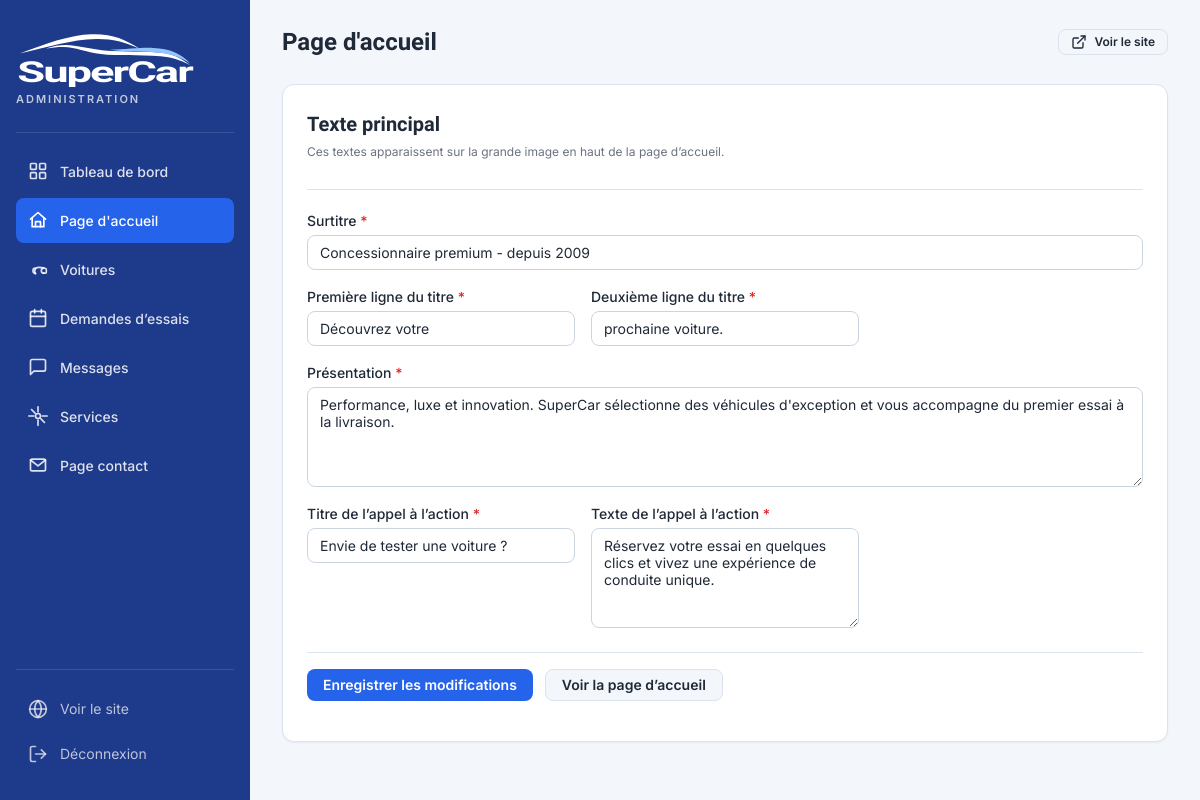
The app's page /admin/accueil.php (signed in) with its own data.
### tables this page shows
CREATE TABLE contenu_accueil (
    id_contenu TINYINT PRIMARY KEY,
    hero_surtitre VARCHAR(150) NOT NULL,
    hero_titre_ligne1 VARCHAR(150) NOT NULL,
    hero_titre_ligne2 VARCHAR(150) NOT NULL,
    hero_description TEXT NOT NULL,
    cta_titre VARCHAR(150) NOT NULL,
    cta_description TEXT NOT NULL,
    date_modification DATETIME DEFAULT CURRENT_TIMESTAMP ON UPDATE CURRENT_TIMESTAMP
);

### includes/functions.php (called while the page is built, shortened)
<?php
function e($valeur) {
    return htmlspecialchars((string) $valeur, ENT_QUOTES, 'UTF-8');
}

### admin/accueil.php (the view, shortened to what this page needs)
<?php
include 'includes/auth.php';
$contenu = $pdo->query("SELECT * FROM contenu_accueil WHERE id_contenu = 1")->fetch();
include 'includes/header.php';
?>
<div class="card">
    <div class="card__header">
        <div>
            <h2 class="card__title">Texte principal</h2>
            <p class="form-help">Ces textes apparaissent sur la grande image en haut de la page d’accueil.</p>
        </div>
    </div>
    <form method="POST" class="form-grid">
        <div class="form-group form-group--full">
            <label class="form-label form-label--required" for="hero_surtitre">Surtitre</label>
            <input type="text" id="hero_surtitre" name="hero_surtitre" class="form-input" maxlength="150" value="<?php echo e($contenu['hero_surtitre']); ?>" required>
        </div>
        <div class="form-group">
            <label class="form-label form-label--required" for="hero_titre_ligne1">Première ligne du titre</label>
            <input type="text" id="hero_titre_ligne1" name="hero_titre_ligne1" class="form-input" maxlength="150" value="<?php echo e($contenu['hero_titre_ligne1']); ?>" required>
        </div>
        <div class="form-group">
            <label class="form-label form-label--required" for="hero_titre_ligne2">Deuxième ligne du titre</label>
            <input type="text" id="hero_titre_ligne2" name="hero_titre_ligne2" class="form-input" maxlength="150" value="<?php echo e($contenu['hero_titre_ligne2']); ?>" required>
        </div>
        <div class="form-group form-group--full">
            <label class="form-label form-label--required" for="hero_description">Présentation</label>
            <textarea id="hero_description" name="hero_description" class="form-textarea" required><?php echo e($contenu['hero_description']); ?></textarea>
        </div>
        <div class="form-group">
            <label class="form-label form-label--required" for="cta_titre">Titre de l’appel à l’action</label>
            <input type="text" id="cta_titre" name="cta_titre" class="form-input" maxlength="150" value="<?php echo e($contenu['cta_titre']); ?>" required>
        </div>
        <div class="form-group">
            <label class="form-label form-label--required" for="cta_description">Texte de l’appel à l’action</label>
            <textarea id="cta_description" name="cta_description" class="form-textarea" required><?php echo e($contenu['cta_description']); ?></textarea>
        </div>
        <div class="form-actions form-group--full">
            <button type="submit" class="btn btn--primary">Enregistrer les modifications</button>
            <a href="../index.php" class="btn btn--secondary" target="_blank" rel="noopener">Voir la page d’accueil</a>
        </div>
    </form>
</div>
    </main>
</div>
</body>
</html>

### admin/assets/admin.css (style rules this page uses)
:root { --color-primary: #1e3a8a; --color-primary-light: #2563eb; --color-primary-hover: #1d4ed8; --color-primary-soft: #eff6ff; --color-primary-text: #1e3a8a; --color-success: #166534; --color-success-bg: #dcfce7; --color-success-border: #bbf7d0; --color-warning: #92400e; --color-warning-bg: #fef3c7; --color-warning-border: #fde68a; --color-danger: #dc2626; --color-danger-bg: #fee2e2; --color-danger-border: #fecaca; --color-bg: #f3f6fb; --color-surface: #ffffff; --color-border: #dbe3ee; --color-border-strong: #cbd5e1; --color-text: #1f2937; --color-text-muted: #6b7280; --color-text-light: #9ca3af; --shadow-sm: 0 1px 2px rgba(15, 23, 42, 0.05); --shadow-md: 0 4px 12px rgba(15, 23, 42, 0.06); --shadow-lg: 0 8px 24px rgba(15, 23, 42, 0.08); --radius-sm: 4px; --radius-md: 8px; --radius-lg: 12px; --radius-full: 999px; --space-1: 4px; --space-2: 8px; --space-3: 12px; --space-4: 16px; --space-5: 20px; --space-6: 24px; --space-8: 32px; --font-sans: 'Inter', -apple-system, BlinkMacSystemFont, 'Segoe UI', Roboto, sans-serif; --font-display: 'Sora', var(--font-sans); --text-xs: 0.75rem; --text-sm: 0.875rem; --text-base: 1rem; --text-lg: 1.125rem; --text-xl: 1.25rem; --text-2xl: 1.5rem; --transition-fast: 120ms ease; --transition-base: 200ms ease; --sidebar-width: 250px; --sidebar-collapsed-width: 72px; --topbar-height: 64px; }
*, *::before, *::after { box-sizing: border-box; }
html { font-size: 16px; -webkit-font-smoothing: antialiased; -moz-osx-font-smoothing: grayscale; }
body { margin: 0; font-family: var(--font-sans); background: var(--color-bg); color: var(--color-text); line-height: 1.5; min-height: 100vh; }
a { color: var(--color-primary-light); text-decoration: none; transition: color var(--transition-fast); }
.sidebar-brand > .brand-logo { display: block; width: 178px; height: auto; }
.card { background: var(--color-surface); border: 1px solid var(--color-border); border-radius: var(--radius-lg); box-shadow: var(--shadow-sm); padding: var(--space-6); margin-bottom: var(--space-6); transition: box-shadow var(--transition-base), border-color var(--transition-base); }
.card__header { display: flex; align-items: center; justify-content: space-between; gap: var(--space-4); margin-bottom: var(--space-5); padding-bottom: var(--space-4); border-bottom: 1px solid var(--color-border); flex-wrap: wrap; }
.card__title { margin: 0; font-family: var(--font-display); font-size: var(--text-xl); font-weight: 600; color: var(--color-text); }
.form-grid { display: grid; grid-template-columns: repeat(auto-fit, minmax(240px, 1fr)); gap: var(--space-4); margin-bottom: var(--space-4); }
.form-group { display: flex; flex-direction: column; gap: var(--space-1); }
.form-group--full { grid-column: 1 / -1; }
.form-label { font-size: var(--text-sm); font-weight: 500; color: var(--color-text); }
.form-label--required::after { content: " *"; color: var(--color-danger); }
.form-input, .form-select, .form-textarea { width: 100%; padding: var(--space-2) var(--space-3); border: 1px solid var(--color-border-strong); border-radius: var(--radius-md); font-family: inherit; font-size: var(--text-sm); color: var(--color-text); background: var(--color-surface); transition: border-color var(--transition-fast), box-shadow var(--transition-fast), background var(--transition-fast); box-sizing: border-box; }
.form-input::placeholder { color: var(--color-text-light); }
.form-textarea { min-height: 100px; resize: vertical; }
.form-help { font-size: var(--text-xs); color: var(--color-text-muted); margin-top: var(--space-1); }
.form-actions { display: flex; gap: var(--space-3); padding-top: var(--space-4); border-top: 1px solid var(--color-border); margin-top: var(--space-2); flex-wrap: wrap; }
.btn { display: inline-flex; align-items: center; justify-content: center; gap: var(--space-2); padding: var(--space-2) var(--space-4); border: none; border-radius: var(--radius-md); font-family: inherit; font-size: var(--text-sm); font-weight: 600; line-height: 1; cursor: pointer; text-decoration: none; transition: background var(--transition-fast), box-shadow var(--transition-fast), transform var(--transition-fast), opacity var(--transition-fast); white-space: nowrap; }
.btn--primary { background: var(--color-primary-light); color: #fff; }
.btn--secondary { background: var(--color-bg); color: var(--color-text); border: 1px solid var(--color-border); }

### records on screen
contenu_accueil: hero_surtitre "Concessionnaire premium - depuis 2009", hero_titre_ligne1 "Découvrez votre", hero_titre_ligne2 "prochaine voiture.", hero_description "Performance, luxe et innovation. SuperCar sélectionne des véhicules d'exception et vous accompagne du premier essai à la livraison.", cta_titre "Envie de tester une voiture ?", cta_description "Réservez votre essai en quelques clics et vivez une expérience de conduite unique."

### other values on screen
supercar_logo() "SuperCar"
$pageTitle "Page d'accueil"
